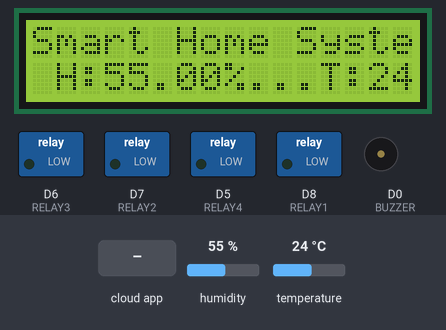
Bench run of a sketch on a simulated ESP8266 (NodeMCU). Shown: 16×2 character LCD, switched loads named in the sketch (green lamp = pin HIGH), buzzer (waves = sounding, pin HIGH). The inputs (shaded band) are chosen by the test bench; at power-on: temperature 24 °C, humidity 55 %. WiFi joins after 1.5 s; servers stay silent unless stated; the Firebase database answers and starts empty; what the sketch prints to the serial monitor is not drawn.

Above: at 3.2 s.
3.3 s: temperature set to 33 °C
At 6.5 s:
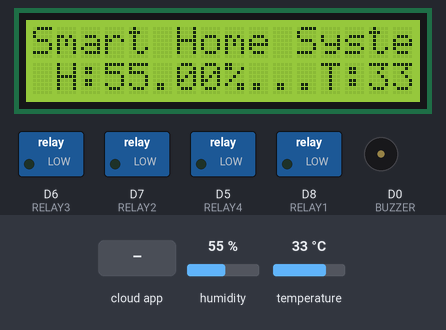
6.9 s: temperature set to 36 °C
At 8.6 s:
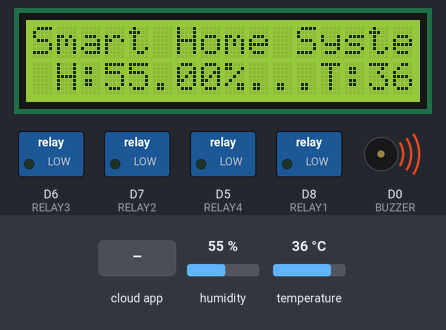
9.8 s: the phone or cloud app sets R1 to 1
At 11.4 s:
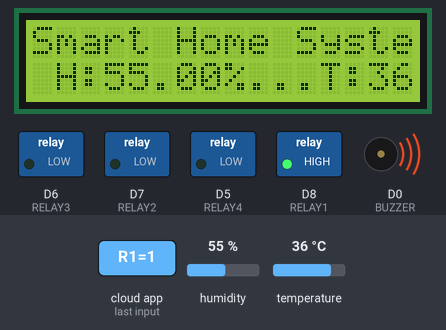
11.7 s: the phone or cloud app sets R2 to 1
At 12.5 s:
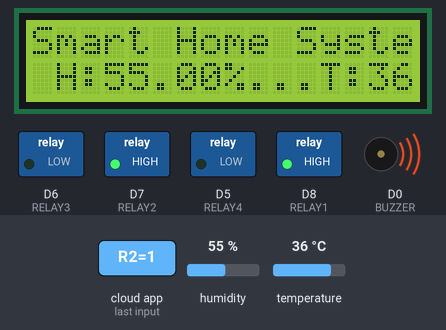
13.3 s: the phone or cloud app sets R3 to 1
At 13.8 s:
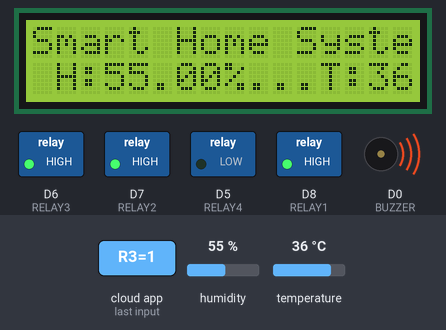
14.8 s: the phone or cloud app sets R4 to 1
At 16.1 s:
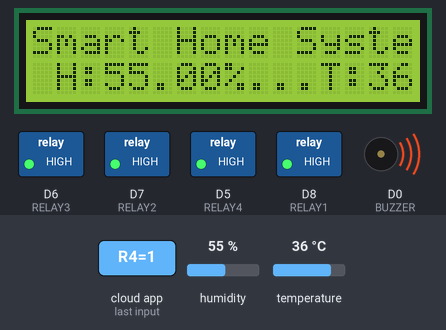
Timing chart, 0 to 17.4 s (numbered marks = the images above; inputs shaded):
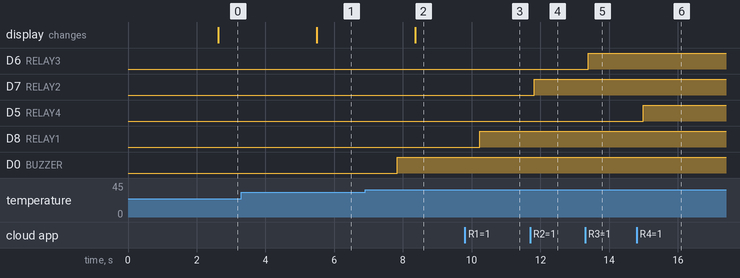

The sketch:

Monitoring.ino
```cpp
// (licence header left out)
#if defined(ESP32)
  #include <WiFi.h>
  #include <FirebaseESP32.h>
#elif defined(ESP8266)
  #include <ESP8266WiFi.h>
  #include <FirebaseESP8266.h>
#endif
#include <Wire.h>
#include <LiquidCrystal_I2C.h>
#include "DHT.h"

/************************* Includes required for FireBase *********************************/

//Provide the token generation process info.
#include <addons/TokenHelper.h>

//Provide the RTDB payload printing info and other helper functions.
#include <addons/RTDBHelper.h>

#define Temperature_PATH "/Boards/123456/Temperature"
#define Humidity_PATH "/Boards/123456/Humidity"
#define R1_PATH "/Boards/123456/R1"
#define R2_PATH "/Boards/123456/R2"
#define R3_PATH "/Boards/123456/R3"
#define R4_PATH "/Boards/123456/R4"

/************************* Macros For Pin Definition ******************************/
#define RELAY1           D8
#define RELAY2           D7
#define RELAY3           D6
#define RELAY4           D5
#define BUZZER           D0

/************************* DHT Sensor Setup *********************************/
#define DHTPIN            D4     // Digital pin connected to the DHT sensor
#define DHTTYPE           DHT11  // Type of DHT Sensor, DHT11 or DHT22
DHT dht(DHTPIN, DHTTYPE);
/************************* WiFi Access Point ************************************/
/* 1. Define the WiFi credentials */
#define WIFI_SSID "El3ezaby"
#define WIFI_PASSWORD "10000000@#"
//For the following credentials, see examples/Authentications/SignInAsUser/EmailPassword/EmailPassword.ino

/* 2. Define the API Key */
#define API_KEY "AIzaSyAi0J-UZQTFt-Ws0B2myMPpbyiN_KE9yCE"//AIzaSyAdbz40mouZhn0DMhzn9V-OkjiCABvv4kA

/* 3. Define the RTDB URL */
#define DATABASE_URL "loginforms-c623a-default-rtdb.firebaseio.com" //<databaseName>.firebaseio.com or <databaseName>.<region>.firebasedatabase.app

/* 4. Define the user Email and password that alreadey registerd or added in your project */
#define USER_EMAIL "a7med3ali080@gmail.com"
#define USER_PASSWORD "10000000@#"
/************************* LCD   object creation *********************************/
LiquidCrystal_I2C lcd(0x27, 16, 2);     //SCL 22 SDA 21

/**************Define Firebase Data object *************************************/
FirebaseData fbdo;
FirebaseAuth auth;
FirebaseConfig config;
unsigned long sendDataPrevMillis=0;
void ControlRelays(char*Relayvalus );
void setup()
{
  /**************************** Serial begin **************************************/
   Serial.begin(115200);
  /**************************WaterFlow Sensor Setup******************************/
    pinMode(RELAY1, OUTPUT);
    pinMode(RELAY2, OUTPUT);
    pinMode(RELAY3, OUTPUT);
    pinMode(RELAY4, OUTPUT);
    pinMode(BUZZER, OUTPUT);

  /*************************** LCD Init ***************************************/
    Wire.begin();
    lcd.init();     // initialize LCD
    lcd.backlight();  // turn on Backlight
    lcd.setCursor(0, 0);
    lcd.print("Smart Home System");
  /************** Wifi Init and FireBase Connect******************************/
    WiFi.begin(WIFI_SSID, WIFI_PASSWORD);
    Serial.print("Connecting to Wi-Fi");
    while (WiFi.status() != WL_CONNECTED)
    {
      Serial.print(".");
      delay(300);
    }
    /********************* Printing wifi Data on Serial Port *******************/
    Serial.println();
    Serial.print("Connected with IP: ");
    Serial.println(WiFi.localIP());
    Serial.println();

  //Serial.printf("Firebase Client v%s\n\n", FIREBASE_STREAM_SESSION_H);
  /* Assign the api key (required) */
  config.api_key = API_KEY;
  /* Assign the user sign in credentials */
  auth.user.email = USER_EMAIL;
  auth.user.password = USER_PASSWORD;
  /* Assign the RTDB URL (required) */
  config.database_url = DATABASE_URL;
  /* Assign the callback function for the long running token generation task */
  config.token_status_callback = tokenStatusCallback; //see addons/TokenHelper.h
  //Or use legacy authenticate method
  //config.database_url = DATABASE_URL;
  //config.signer.tokens.legacy_token = "<database secret>";
  //To connect without auth in Test Mode, see Authentications/TestMode/TestMode.ino
  //////////////////////////////////////////////////////////////////////////////////////////////
  //Please make sure the device free Heap is not lower than 80 k for ESP32 and 10 k for ESP8266,
  //otherwise the SSL connection will fail.
  //////////////////////////////////////////////////////////////////////////////////////////////
  Firebase.begin(&config, &auth);
  //Comment or pass false value when WiFi reconnection will control by your code or third party library
  Firebase.reconnectWiFi(true);
  Firebase.setDoubleDigits(5);
  digitalWrite(BUZZER, LOW);
  delay(500);

}
void loop()
 {
    /**************************************DHT11 Sensor Data*************************************************************/
    float h = dht.readHumidity();
    float t = dht.readTemperature();
    h = h ;
    if (t>34)
    {
      digitalWrite(BUZZER, HIGH);
      delay(500);
    }
    else
    {
      digitalWrite(BUZZER, LOW);
      delay(500);
    }

    Serial.println("Humidity : " + (String)h + ".... Temperature= " + (String)t);
    lcd.setCursor(1, 1);
    lcd.print("H:" + (String)h + "%...T:" + (String)t + "°C");
    /**************************************** Dealing with Firebase *****************************************************/
    if (Firebase.ready() && (millis() - sendDataPrevMillis > 1000) || (sendDataPrevMillis == 0)) {

        sendDataPrevMillis = millis();

        Serial.printf("Set Temperature... %s\n", Firebase.setFloat(fbdo, F(Temperature_PATH), t) ? "ok" : fbdo.errorReason().c_str());
        Serial.printf("Set Humidity... %s\n", Firebase.setFloat(fbdo, F(Humidity_PATH), h) ? "ok" : fbdo.errorReason().c_str());

        /**********************************************Get string value of R1 from Firebase***********************************************/
        if (Firebase.getString(fbdo, R1_PATH)) {
            if (fbdo.stringData()) {
                Serial.print("R1 value  is :");

                String R1 = fbdo.stringData();
                R1.trim(); // Remove leading and trailing whitespace
                R1.replace("\"", ""); // Remove the quotes
                R1.replace("\\", ""); // Remove the backslashes
                int R1Value = R1.toInt(); // Co
                Serial.println(R1);
                if(R1Value==0)
                {
                  digitalWrite(RELAY1, LOW);  // Convert String to const char* using c_str() method
                  //Serial.print("R1 ON");

                }
                else if (R1Value==1)
                {
                  digitalWrite(RELAY1, HIGH);
                  //Serial.print("R1 OFF");
                }
            } else {
                Serial.println("Failed to get string value from Firebase");
            }
        } else {
            Serial.println("Error fetching data from Firebase");
            Serial.println(fbdo.errorReason());
        }
        /**********************************************Get string value of R2 from Firebase***********************************************/
        if (Firebase.getString(fbdo, R2_PATH)) {
            if (fbdo.stringData()) {
                Serial.print("R2 value  is :");
                String R2 = fbdo.stringData();
                R2.trim(); // Remove leading and trailing whitespace
                R2.replace("\"", ""); // Remove the quotes
                R2.replace("\\", ""); // Remove the backslashes
                int R2Value = R2.toInt(); // Co
                Serial.println(R2);
                if(R2Value==0)
                  digitalWrite(RELAY2, LOW);  // Convert String to const char* using c_str() method
                else if (R2Value==1)
                  digitalWrite(RELAY2, HIGH);  // Convert String to const char* using c_str() method

            } else {
                Serial.println("Failed to get string value from Firebase");
            }
        } else {
            Serial.println("Error fetching data from Firebase");
            Serial.println(fbdo.errorReason());
        }

        /**********************************************Get string value of R3 from Firebase***********************************************/
        if (Firebase.getString(fbdo, R3_PATH)) {
            if (fbdo.stringData()) {
                Serial.print("R3 value  is :");
                String R3 = fbdo.stringData();
                R3.trim(); // Remove leading and trailing whitespace
                R3.replace("\"", ""); // Remove the quotes
                R3.replace("\\", ""); // Remove the backslashes
                int R3Value = R3.toInt(); // Co
                Serial.println(R3);
                if(R3Value==0)
                  digitalWrite(RELAY3, LOW);  // Convert String to const char* using c_str() method
                else if (R3Value==1)
                  digitalWrite(RELAY3, HIGH);
            } else {
                Serial.println("Failed to get string value from Firebase");
            }
        } else {
            Serial.println("Error fetching data from Firebase");
            Serial.println(fbdo.errorReason());
        }

        /**********************************************Get string value of R4 from Firebase***********************************************/
        if (Firebase.getString(fbdo, R4_PATH)) {
            if (fbdo.stringData()) {
                Serial.print("R4 value  is :");
                String R4 = fbdo.stringData();
                R4.trim(); // Remove leading and trailing whitespace
                R4.replace("\"", ""); // Remove the quotes
                R4.replace("\\", ""); // Remove the backslashes
                int R4Value = R4.toInt(); // Co
                Serial.println(R4);
                if(R4Value==0)
                  digitalWrite(RELAY4, LOW);  // Convert String to const char* using c_str() method
                else if (R4Value==1)
                  digitalWrite(RELAY4, HIGH);
            } else {
                Serial.println("Failed to get string value from Firebase");
            }
        } else {
            Serial.println("Error fetching data from Firebase");
            Serial.println(fbdo.errorReason());
        }
    }
}
```

Measured:
- the behaviour switches between 34 and 35 °C on temperature (found by bisection; images 1 and 2)
- after the input at 3.3 s, the display: changes after 2.2 s (image 1)
- after the input at 6.9 s, D0 (BUZZER): LOW → HIGH after 0.94 s; the display: changes after 1.5 s (image 2)
- after the input at 9.8 s, D8 (RELAY1): LOW → HIGH after 0.43 s
- after the input at 11.7 s, D7 (RELAY2): LOW → HIGH after 0.12 s
- after the input at 13.3 s, D6 (RELAY3): LOW → HIGH after 0.10 s
- after the input at 14.8 s, D5 (RELAY4): LOW → HIGH after 0.19 s
